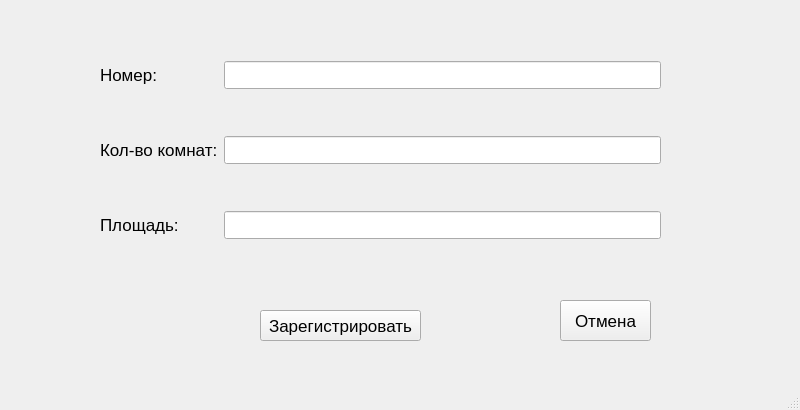
<?xml version="1.0" encoding="UTF-8"?>
<ui version="4.0">
 <class>MainWindow</class>
 <widget class="QMainWindow" name="MainWindow">
  <property name="geometry">
   <rect>
    <x>0</x>
    <y>0</y>
    <width>800</width>
    <height>410</height>
   </rect>
  </property>
  <property name="windowTitle">
   <string>Add Nomer</string>
  </property>
  <widget class="QWidget" name="centralwidget">
   <widget class="QWidget" name="gridLayoutWidget">
    <property name="geometry">
     <rect>
      <x>100</x>
      <y>20</y>
      <width>561</width>
      <height>261</height>
     </rect>
    </property>
    <property name="font">
     <font>
      <pointsize>13</pointsize>
     </font>
    </property>
    <layout class="QGridLayout" name="gridLayout">
     <item row="1" column="0">
      <widget class="QLabel" name="label_2">
       <property name="font">
        <font>
         <pointsize>13</pointsize>
        </font>
       </property>
       <property name="text">
        <string>Кол-во комнат:</string>
       </property>
      </widget>
     </item>
     <item row="0" column="0">
      <widget class="QLabel" name="label">
       <property name="font">
        <font>
         <pointsize>13</pointsize>
        </font>
       </property>
       <property name="text">
        <string>Номер:</string>
       </property>
      </widget>
     </item>
     <item row="1" column="1">
      <widget class="QLineEdit" name="rooms_2">
       <property name="font">
        <font>
         <pointsize>13</pointsize>
        </font>
       </property>
      </widget>
     </item>
     <item row="2" column="0">
      <widget class="QLabel" name="label_3">
       <property name="font">
        <font>
         <pointsize>13</pointsize>
        </font>
       </property>
       <property name="text">
        <string>Площадь:</string>
       </property>
      </widget>
     </item>
     <item row="2" column="1">
      <widget class="QLineEdit" name="sqrt">
       <property name="font">
        <font>
         <pointsize>13</pointsize>
        </font>
       </property>
      </widget>
     </item>
     <item row="0" column="1">
      <widget class="QLineEdit" name="number">
       <property name="font">
        <font>
         <pointsize>13</pointsize>
        </font>
       </property>
      </widget>
     </item>
    </layout>
   </widget>
   <widget class="QPushButton" name="enter">
    <property name="geometry">
     <rect>
      <x>260</x>
      <y>310</y>
      <width>161</width>
      <height>31</height>
     </rect>
    </property>
    <property name="font">
     <font>
      <pointsize>13</pointsize>
     </font>
    </property>
    <property name="text">
     <string>Зарегистрировать</string>
    </property>
   </widget>
   <widget class="QPushButton" name="exit">
    <property name="geometry">
     <rect>
      <x>560</x>
      <y>300</y>
      <width>91</width>
      <height>41</height>
     </rect>
    </property>
    <property name="font">
     <font>
      <pointsize>13</pointsize>
     </font>
    </property>
    <property name="text">
     <string>Отмена</string>
    </property>
   </widget>
  </widget>
  <widget class="QMenuBar" name="menubar">
   <property name="geometry">
    <rect>
     <x>0</x>
     <y>0</y>
     <width>800</width>
     <height>21</height>
    </rect>
   </property>
  </widget>
  <widget class="QStatusBar" name="statusbar"/>
 </widget>
 <resources/>
 <connections/>
</ui>
